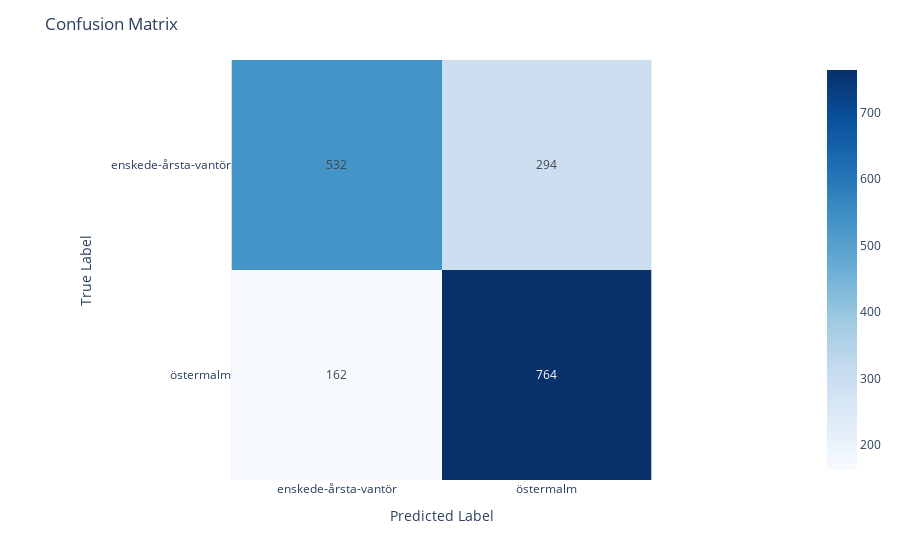

The notebook cell saved with this chart:
### Code cell
labels = ['enskede-årsta-vantör', 'östermalm']
classifier_model(df, labels, MultinomialNB(), '2n')
evaluate_model(df, labels, 'model_MultinomialNB()_2n')

### Figure 1 — Plotly figure (JSON) as saved in the notebook; plotly's stock layout.template omitted (floating-point values rounded to 4 significant figures)
{"data": [{"coloraxis": "coloraxis", "hovertemplate": "x: %{x}<br>y: %{y}<br>color: %{z}<extra></extra>", "name": "0", "texttemplate": "%{z}", "type": "heatmap", "x": ["enskede-årsta-vantör", "östermalm"], "xaxis": "x", "y": ["enskede-årsta-vantör", "östermalm"], "yaxis": "y", "z": [[532, 294], [162, 764]]}], "layout": {"coloraxis": {"colorscale": [[0, "rgb(247,251,255)"], [0.125, "rgb(222,235,247)"], [0.25, "rgb(198,219,239)"], [0.375, "rgb(158,202,225)"], [0.5, "rgb(107,174,214)"], [0.625, "rgb(66,146,198)"], [0.75, "rgb(33,113,181)"], [0.875, "rgb(8,81,156)"], [1, "rgb(8,48,107)"]]}, "margin": {"t": 60}, "title": {"text": "Confusion Matrix"}, "xaxis": {"anchor": "y", "constrain": "domain", "domain": [0, 1], "scaleanchor": "y", "title": {"text": "Predicted Label"}}, "yaxis": {"anchor": "x", "autorange": "reversed", "constrain": "domain", "domain": [0, 1], "title": {"text": "True Label"}}}}
